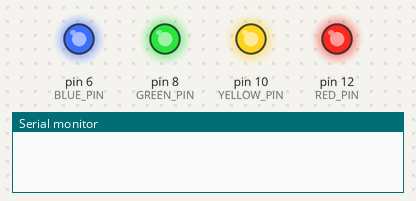
Bench run of a sketch on a simulated Arduino Uno, built with avr-gcc and run on an emulated ATmega328P. Parts: output pins drawn as LEDs (lit = HIGH), the last lines printed to the serial monitor. At 1.1 s the program stops and its outputs stay as they are.

Above: at 0.1 s.
At 1.1 s:
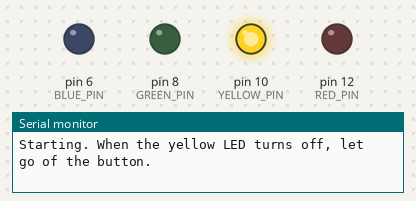
Timing chart, 0 to 2.6 s (numbered marks = the images above):
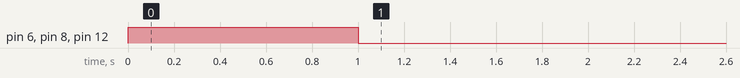

The sketch:

reaction_timer.ino
```cpp
// Reaction Timer

const int RED_PIN = 12;
const int YELLOW_PIN = 10;
const int GREEN_PIN = 8;
const int BLUE_PIN = 6;

const int BUTTON_PIN = 4;

void allLeds(int val) {
  digitalWrite(RED_PIN, val);
  digitalWrite(YELLOW_PIN, val);
  digitalWrite(GREEN_PIN, val);
  digitalWrite(BLUE_PIN, val);
}

void setup() {
  Serial.begin(9600);

  pinMode(BUTTON_PIN, INPUT_PULLUP);

  pinMode(RED_PIN, OUTPUT);
  pinMode(YELLOW_PIN, OUTPUT);
  pinMode(GREEN_PIN, OUTPUT);
  pinMode(BLUE_PIN, OUTPUT);

  allLeds(HIGH);
  delay(1000);
  allLeds(LOW);
}

void loop() {
  int t;

  Serial.println("Hold down the red button to start a reaction test");

  // TODO: Wait for the button to be pressed

  allLeds(LOW);

  digitalWrite(YELLOW_PIN, HIGH);
  Serial.println("Starting. When the yellow LED turns off, let go of the button.");

  // TODO: t = a random number between 0 and 5000

  t = t + 2000;

  while (t > 0) {
    // TODO: Delay for 1 millisecond

    // TODO: Decrement t by 1

    // TODO:
    // if (the button has been released) {
    //     Turn on the red LED
    //     Print "Oops! You let go too soon."
    //     return;
    // }
  }

  digitalWrite(YELLOW_PIN, LOW);

  // TODO: While the button is still pressed, increment t each millisecond

  digitalWrite(GREEN_PIN, HIGH);
  Serial.println("Done! Your reaction time, in milliseconds:");
  Serial.println(t);
}
```
